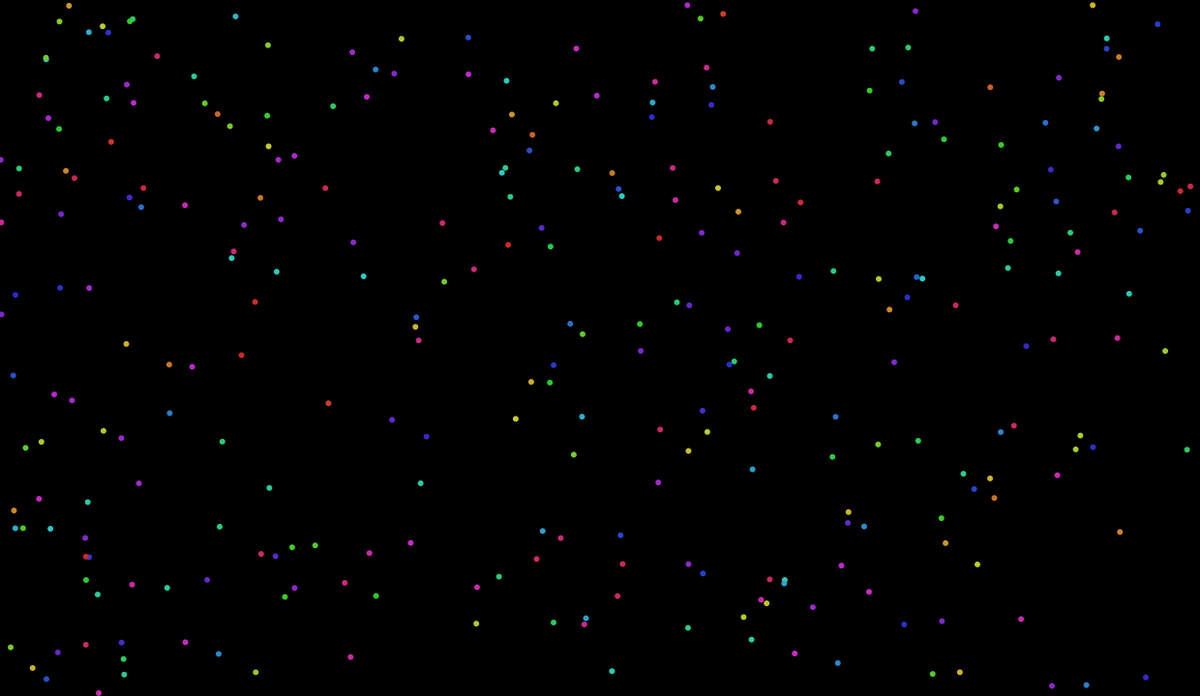
Frame 1 (no input)
Frame 60 (the mouse pressed at the canvas centre just before this capture): identical to frame 1, image omitted
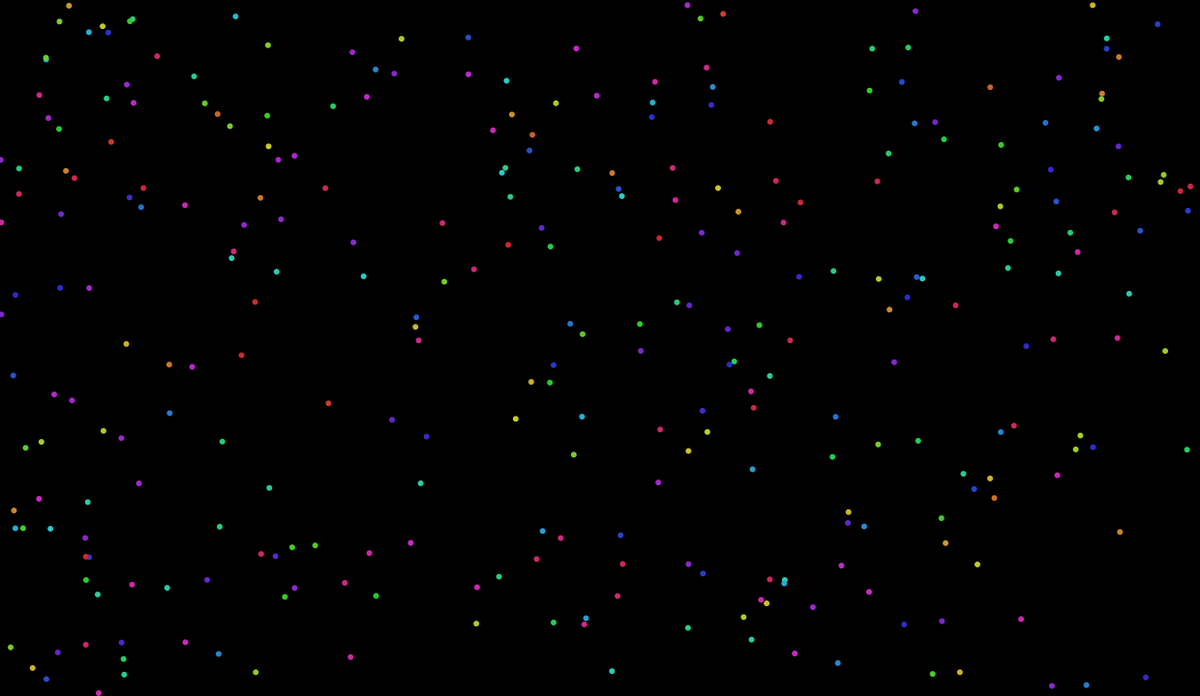
Frame 120 (the mouse held since frame 60 and released just before this capture)

The Processing sketch that drew these frames (run headless with seeded random() and noise(); from frame 60 on, the mouse is pressed at the canvas centre):

// Processing sketch: Particles
// ── Particles.pde
Spot spot;
ArrayList spots;

float a = 0;

void setup() {
  size(1240,720);
  smooth();
  noStroke();
  colorMode(HSB);
  frameRate(60);
  //spot = new Spot(width/2, height/2);
  //spot.init();
  spots = new ArrayList();
  for (int i = 0; i < 300; i++) {
    spots.add(new Spot(random(width), random(height)));
    Spot spot = (Spot) spots.get(spots.size()-1);
    spot.init();
  }
  
}

void draw() {
  background(0);
  //spot.move();
  //spot.display();
  spot();
}

void spot() {
    for (int i = 0; i < 300; i++) {
    Spot spot = (Spot) spots.get(i);
    spot.move();
    spot.display();
  } 
}
// ── Spot.pde
class Spot{
  float x, y;
  float x0, y0, c0;
  float amplitudeX, amplitudeY;
  
  Spot(float _x, float _y) {
    x = _x;
    y = _y;
  }
  
  void init() {
    x0 = x;
    y0 = y;
    c0 = random(255);
  }
    
  void move() {
    x = x0 + amplitudeX*sin(frameCount*PI/60);
    y = y0 + amplitudeY*sin(frameCount*PI/60);
    if (frameCount%60 == 0) {
      amplitudeX = random(-100, 100);
      amplitudeY = random(-100, 100);
      }
  }
  
  void display() {
    fill(c0, 204, 204);
    ellipse(x, y, 6, 6);
  }
  
}
